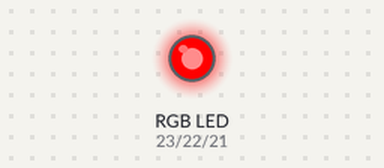
Simulated run of this program. Board: ESP32 board running MicroPython. Shown: an RGB LED mixed from three pins (HIGH = lit).

Above: at 0.05 s.
At 1.5 s:
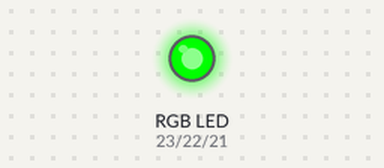
At 3.0 s:
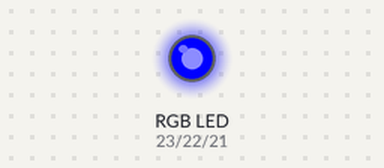
Timing chart, 0 to 6.9 s (numbered marks = the images above):
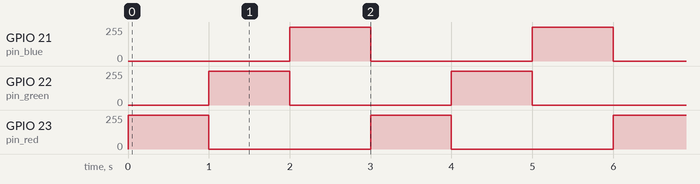

Measured:
- by itself, GPIO 21 (pin_blue), GPIO 22 (pin_green), GPIO 23 (pin_red): alternates 254/255 for 1.0 s and 0/255 for 2.0 s

The program:

main.py
```python
import machine
from time import sleep
pin_red = machine.Pin(23, machine.Pin.OUT)
pin_green = machine.Pin(22, machine.Pin.OUT)
pin_blue = machine.Pin(21, machine.Pin.OUT)

pwm_red = machine.PWM(pin_red)
pwm_green = machine.PWM(pin_green)
pwm_blue = machine.PWM(pin_blue)

pwm_red.freq(1000)
pwm_green.freq(1000)
pwm_blue.freq(1000)

def set_rgb_color(red, green, blue):
    pwm_red.duty(red * 4)
    pwm_green.duty(green * 4)
    pwm_blue.duty(blue * 4)

while True:
  set_rgb_color(255, 0, 0)
  sleep(1)
  set_rgb_color(0, 255, 0)
  sleep(1)
  set_rgb_color(0, 0, 255)
  sleep(1)
```
